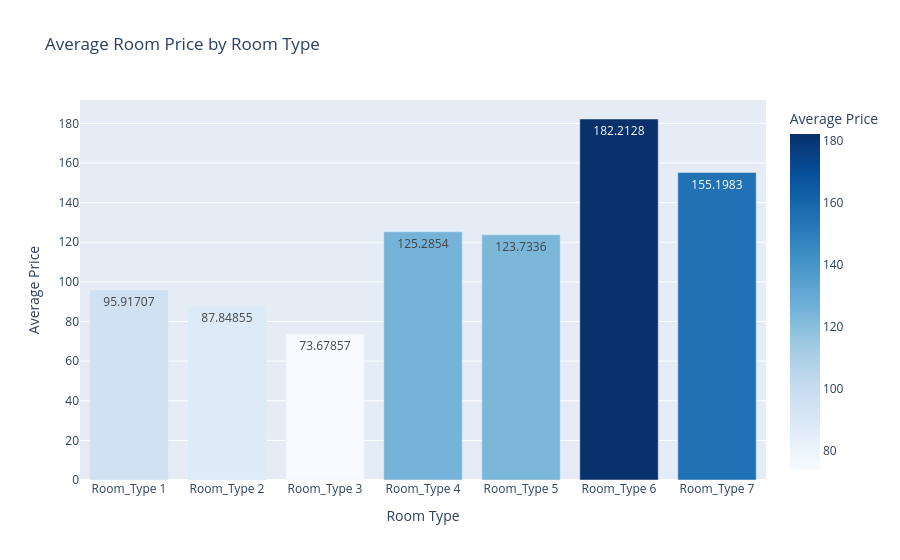

Notebook source saved alongside this figure:
### Markdown cell above
Observation : That shows a list of data types.

### Code cell
room_price = df.groupby('room type')['average price'].mean().reset_index()

fig = pltx.bar(
    room_price,
    x='room type',
    y='average price',
    title='Average Room Price by Room Type',
    labels={'room type': 'Room Type', 'average price': 'Average Price'},
    text_auto=True,
    color='average price',
    color_continuous_scale="Blues"
)

fig.show()

### Figure 1 — Plotly figure (JSON) as saved in the notebook; plotly's stock layout.template omitted (floating-point values rounded to 4 significant figures)
{"data": [{"hovertemplate": "Room Type=%{x}<br>Average Price=%{marker.color}<extra></extra>", "legendgroup": "", "marker": {"color": [95.92, 87.85, 73.68, 125.3, 123.7, 182.2, 155.2], "coloraxis": "coloraxis", "pattern": {"shape": ""}}, "name": "", "orientation": "v", "showlegend": false, "textposition": "auto", "texttemplate": "%{y}", "type": "bar", "x": ["Room_Type 1", "Room_Type 2", "Room_Type 3", "Room_Type 4", "Room_Type 5", "Room_Type 6", "Room_Type 7"], "xaxis": "x", "y": [95.92, 87.85, 73.68, 125.3, 123.7, 182.2, 155.2], "yaxis": "y"}], "layout": {"barmode": "relative", "coloraxis": {"autocolorscale": false, "colorbar": {"title": {"text": "Average Price"}}, "colorscale": [[0, "rgb(247,251,255)"], [0.125, "rgb(222,235,247)"], [0.25, "rgb(198,219,239)"], [0.375, "rgb(158,202,225)"], [0.5, "rgb(107,174,214)"], [0.625, "rgb(66,146,198)"], [0.75, "rgb(33,113,181)"], [0.875, "rgb(8,81,156)"], [1, "rgb(8,48,107)"]]}, "legend": {"tracegroupgap": 0}, "title": {"text": "Average Room Price by Room Type"}, "xaxis": {"anchor": "y", "domain": [0, 1], "title": {"text": "Room Type"}}, "yaxis": {"anchor": "x", "domain": [0, 1], "title": {"text": "Average Price"}}}}
